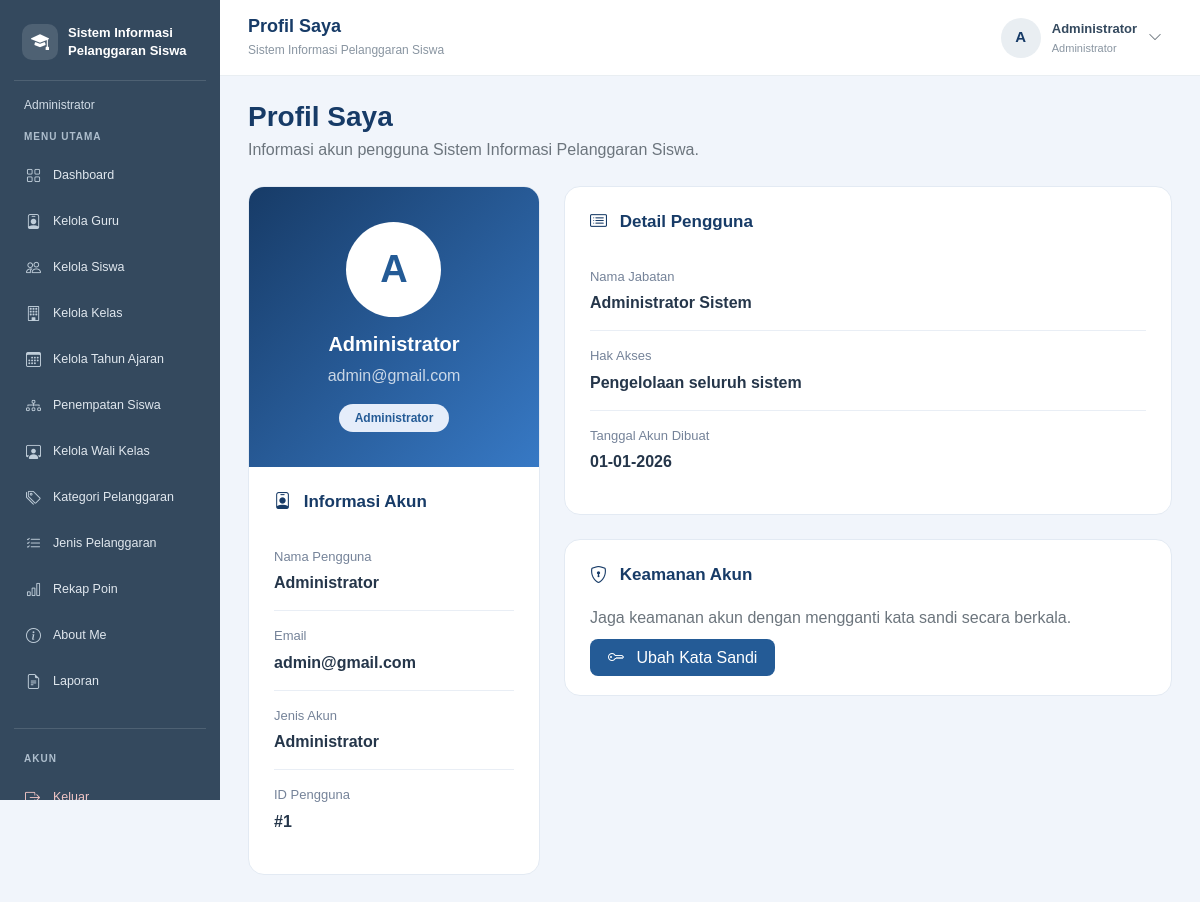
Screenshot of /profil.php (signed in) with the database file from the repository.
### tables this page shows
CREATE TABLE `t_users` (
  `id` int(11) NOT NULL,
  `name` varchar(225) NOT NULL,
  `email` varchar(225) NOT NULL,
  `email_verified_at` timestamp NULL DEFAULT current_timestamp(),
  `password` varchar(225) NOT NULL,
  `remember_token` varchar(100) NOT NULL,
  `role` varchar(255) NOT NULL,
  `created_at` timestamp NULL DEFAULT current_timestamp(),
  `updated_at` timestamp NULL DEFAULT current_timestamp()
);

### includes/cek_wali_kelas.php (called while the page is built, shortened)
<?php
$role = strtolower(trim($_SESSION['role'] ?? ''));

### profil.php (the view, shortened to what this page needs)
<?php
require_once 'config/koneksi.php';
$db = $conn ?? $koneksi ?? null;
$idUser = $_SESSION['id'] ?? 0;
$stmt = mysqli_prepare($db, "
    SELECT id, name, email, role, created_at
    FROM t_users
    WHERE id = ?
    LIMIT 1
");
mysqli_stmt_bind_param($stmt, "i", $idUser);
mysqli_stmt_execute($stmt);
$resultUser = mysqli_stmt_get_result($stmt);
$user = mysqli_fetch_assoc($resultUser);
$nama = $user['name'];
$email = $user['email'];
$role = strtolower($user['role']);
$jenisAkun = ($role === 'admin') ? 'Administrator' : 'Guru';
function aman($nilai)
{
    return htmlspecialchars((string)($nilai ?? ''), ENT_QUOTES, 'UTF-8');
}
?>
<!DOCTYPE html>
<html lang="id">
<head>
    <link href="https://cdn.jsdelivr.net/npm/bootstrap@5.3.8/dist/css/bootstrap.min.css" rel="stylesheet">
    <link href="https://cdn.jsdelivr.net/npm/bootstrap-icons@1.11.3/font/bootstrap-icons.min.css" rel="stylesheet">
</head>
<body>
<?php
include 'includes/sidebar.php';
include 'includes/navbar.php';
?>
<main class="konten-utama">
    <div class="mb-4">
        <h3 class="judul-halaman mb-1">Profil Saya</h3>
        <p class="text-secondary mb-0">
            Informasi akun pengguna Sistem Informasi Pelanggaran Siswa.
        </p>
    </div>
    <div class="row g-4">
        <div class="col-lg-4">
            <div class="kartu-profil h-100">
                <div class="header-profil text-center">
                    <div class="avatar-profil mx-auto">
                        <?= aman($inisial); ?>
                    </div>
                    <h5 class="fw-bold mb-2">
                        <?= aman($nama); ?>
                    </h5>
                    <p class="mb-3 opacity-75">
                        <?= aman($email); ?>
                    </p>
                    <span class="badge rounded-pill px-3 py-2
                        <?= $role === 'admin' ? 'badge-admin' : 'badge-guru'; ?>">
                        <?= aman($jenisAkun); ?>
                    </span>
                </div>
                <div class="isi-profil">
                    <h6 class="judul-bagian">
                        <i class="bi bi-person-badge me-2"></i>
                        Informasi Akun
                    </h6>
                    <div class="item-profil">
                        <div class="label-profil">Nama Pengguna</div>
                        <div class="nilai-profil">
                            <?= aman($nama); ?>
                        </div>
                    </div>
                    <div class="item-profil">
                        <div class="label-profil">Email</div>
                        <div class="nilai-profil">
                            <?= aman($email); ?>
                        </div>
                    </div>
                    <div class="item-profil">
                        <div class="label-profil">Jenis Akun</div>
                        <div class="nilai-profil">
                            <?= aman($jenisAkun); ?>
                        </div>
                    </div>
                    <div class="item-profil">
                        <div class="label-profil">ID Pengguna</div>
                        <div class="nilai-profil">
                            #<?= aman($user['id']); ?>
                        </div>
                    </div>
                </div>
            </div>
        </div>
        <div class="col-lg-8">
            <div class="kartu-profil mb-4">
                <div class="isi-profil">
                    <h6 class="judul-bagian">
                        <i class="bi bi-card-list me-2"></i>
                        Detail Pengguna
                    </h6>
                    <?php if ($role === 'admin'): ?>
                        <div class="item-profil">
                            <div class="label-profil">Nama Jabatan</div>
                            <div class="nilai-profil">Administrator Sistem</div>
                        </div>
                        <div class="item-profil">
                            <div class="label-profil">Hak Akses</div>
                            <div class="nilai-profil">Pengelolaan seluruh sistem</div>
                        </div>
                    <?php endif; ?>
                    <div class="item-profil">
                        <div class="label-profil">Tanggal Akun Dibuat</div>
                        <div class="nilai-profil">
                            <?php
                            if (!empty($user['created_at'])) {
                                echo date('d-m-Y', strtotime($user['created_at']));
                            } else {
                                echo '-';
                            }
                            ?>
                        </div>
                    </div>
                </div>
            </div>
            <div class="kartu-profil">
                <div class="isi-profil">
                    <h6 class="judul-bagian">
                        <i class="bi bi-shield-lock me-2"></i>
                        Keamanan Akun
                    </h6>
                    <p class="text-secondary mb-3">
                        Jaga keamanan akun dengan mengganti kata sandi
                        secara berkala.
                    </p>
                    <a href="ubah_password.php" class="tombol-password">
                        <i class="bi bi-key me-2"></i>
                        Ubah Kata Sandi
                    </a>
                </div>
            </div>
        </div>
    </div>
</main>
</body>
</html>

### profil.php (style rules this page uses)
body { background: #F1F5FB; font-family: Arial, sans-serif; margin: 0; }
.konten-utama { margin-left: 220px; width: calc(100% - 220px); min-height: 100vh; padding: 100px 28px 30px; box-sizing: border-box; }
.judul-halaman { color: #173B67; font-weight: 700; }
.kartu-profil { background: #fff; border-radius: 16px; border: 1px solid #E3EAF3; overflow: hidden; }
.header-profil { background: linear-gradient(135deg, #173B67, #3779C5); padding: 35px 25px; color: white; }
.avatar-profil { width: 95px; height: 95px; border-radius: 50%; background: white; color: #245B96; display: flex; align-items: center; justify-content: center; font-size: 38px; font-weight: 700; border: 4px solid rgba(255,255,255,0.4); margin-bottom: 15px; }
.isi-profil { padding: 25px; }
.judul-bagian { color: #173B67; font-weight: 700; font-size: 17px; margin-bottom: 20px; }
.item-profil { padding: 15px 0; border-bottom: 1px solid #E9EEF5; }
.item-profil:last-child { border-bottom: none; }
.label-profil { color: #758399; font-size: 13px; margin-bottom: 5px; }
.nilai-profil { color: #25364A; font-weight: 600; overflow-wrap: anywhere; }
.badge-admin { background: #E5EDFA; color: #245B96; }
.tombol-password { background: #245B96; color: white; border: none; padding: 10px 18px; border-radius: 8px; text-decoration: none; }

### rows the page displays
t_users: name "Administrator", email "admin@gmail.com", role "Administrator", id "1", created_at "01-01-2026"

### other values shown
$labelRole "Administrator"
$menu[0] "Dashboard"
$menu[0] "Kelola Guru"
$menu[0] "Kelola Siswa"
$menu[0] "Kelola Kelas"
$menu[0] "Kelola Tahun Ajaran"
$menu[0] "Penempatan Siswa"
$menu[0] "Kelola Wali Kelas"
$menu[0] "Kategori Pelanggaran"
$menu[0] "Jenis Pelanggaran"
$menu[0] "Rekap Poin"
$menu[0] "About Me"
$menu[0] "Laporan"
$judulNavbar "Profil Saya"
$inisial "A"
